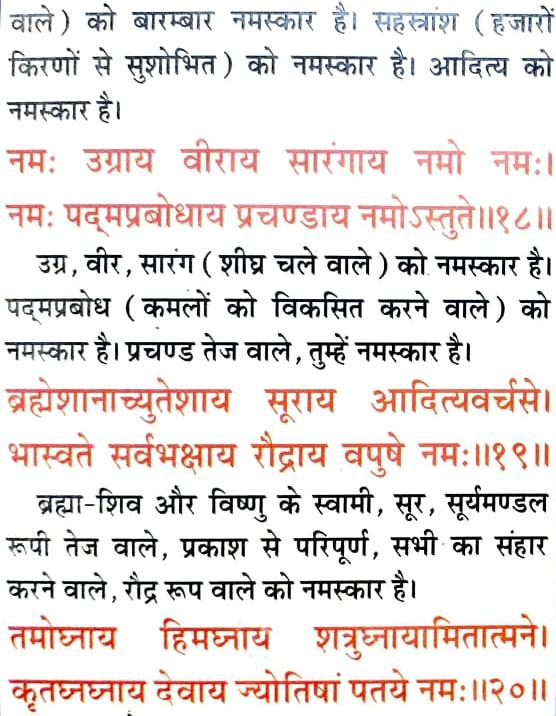
#> input picture demo.jpeg, 556 x 716 px
$ python model.py
#> lines starting #> are read from the running program, lines starting #| are printed output that depends on the picture; after the words box and inside, x2 and y2 are one past the last pixel; in counts of white or black regions, pixels touching at a corner belong together
import cv2
import numpy as np
from matplotlib import pyplot as plt
from skimage.morphology import skeletonize

def function():
    image = cv2.imread('./demo.jpeg')
#> image is the input picture: shape (716, 556, 3); mean B, G, R 222.1, 224, 231.6
    # We use cvtColor, to convert to grayscale
    gray_image = cv2.cvtColor(image, cv2.COLOR_BGR2GRAY)

    cv2.imshow('Grayscale', gray_image)
    cv2.waitKey(0)

    # window shown waits for any key pressing event
    cv2.destroyAllWindows()
    preprocess(gray_image)
#> in preprocess, `blur = cv2.GaussianBlur(img,(5,5),0)`:
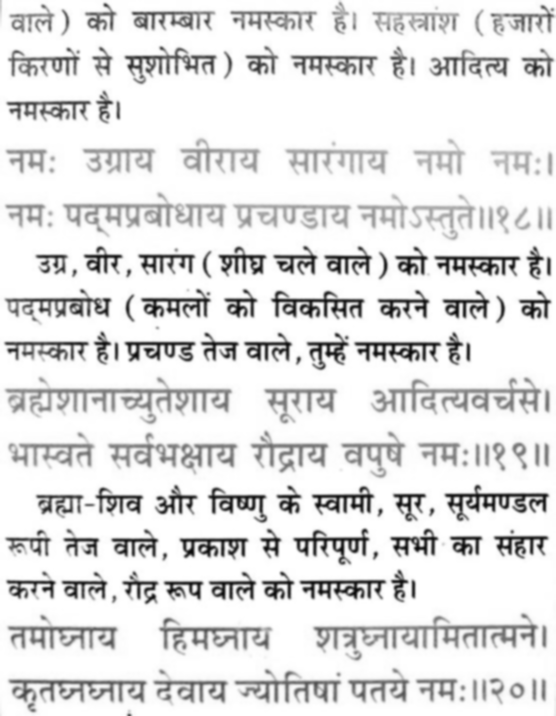
#> blur: shape (716, 556); min 9, max 255, mean 226.1
#> in preprocess, `ret,th_img = cv2.threshold(blur,0,255,cv2.THRESH_BINARY_INV+cv2.THRESH..`:
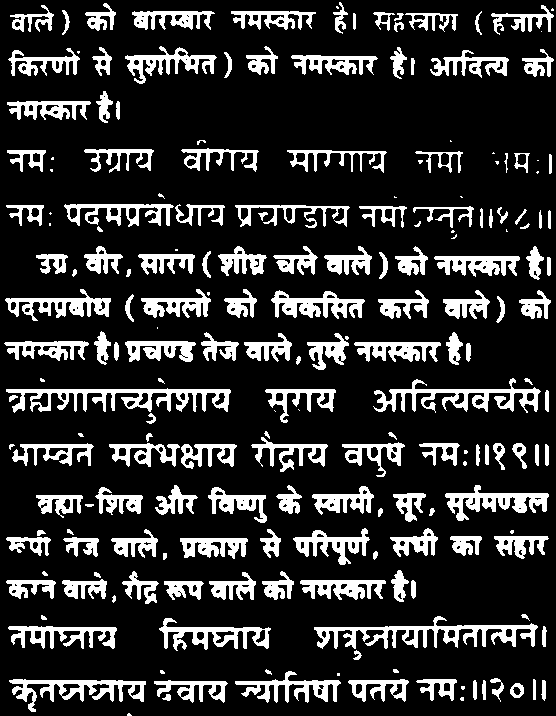
#> th_img: shape (716, 556); 18.4% white; 202 white regions (37 under 20 px), largest, box (x1, y1, x2, y2) and area: (314, 616, 538, 649) 2514, (6, 388, 231, 413) 2484, (373, 378, 541, 413) 2009
#> in preprocess, `ret,th_img = cv2.threshold(blur,0,255,cv2.THRESH_BINARY_INV+cv2.THRESH..`: ret = 189
#> (printed output is left out)

def preprocess(bgr_img):#gray image
    img = bgr_img[:]
    cv2.imshow('1', img)
    cv2.waitKey()

    blur = cv2.GaussianBlur(img,(5,5),0)
    cv2.imshow('blur', blur)
    cv2.waitKey(0)

    # thesholding and binarization
    ret,th_img = cv2.threshold(blur,0,255,cv2.THRESH_BINARY_INV+cv2.THRESH_OTSU) #converts black to white and inverse
    #print(ret)
    cv2.imshow('th_img', th_img)
    cv2.waitKey(0)

    # Noise reduction
    clean = cv2.fastNlMeansDenoising(th_img)
    print(clean)
    cv2.imshow('clean image', clean)
    cv2.waitKey(0)

    ####Line Segmentation
    histogram = line_segmentation(clean)
    index_line = indexing_line(clean,histogram)
    bound = addLineBoundingBox(clean,index_line)
    cv2.imshow('Bounding boxes', bound)
    cv2.waitKey(0)

    ### Cropping Lines
    size= clean.shape
    image = list(clean)
    final_lines=[]
    start=0
    for i in range(len(index_line)):
        temp=[]
        temp=image[start:index_line[i][0]]
        final_lines.append(np.uint8(temp))
        start= index_line[i][0]+1

    ### Word Segmentation
    histogram = word_segmentation(final_lines[0])
    index_word = indexing_word(histogram)
    bound = addWordBoundingBox(final_lines[0],index_word)
    cv2.imshow('Bounding boxes', bound)
    cv2.waitKey(0)

    print(final_lines[0])
    print(index_word)
    ###Character segmentation
    final_words = []
    for i in range(len(index_word)-1):
        start = index_word[i][1]
        end = index_word[i+1][0]
        final_words.append(np.uint8([x[start:end] for x in final_lines[0]]))

    character_segmentation(final_words[0])

# ploting histogram
def addLineBoundingBox(image,index):
    index = np.array(index)
    index = index.flatten()
    for i in index:
        for j in range(len(image[i])):
            image[i][j] = 255

    return image

def addWordBoundingBox(image,index):
    index = np.array(index)
    index = index.flatten()
    new_image = image.copy()
    for j in index:
        for i in range(len(image)):
            new_image[i][j] = 255
    return new_image


def plot_histogram(histogram,orientation):
    # this is for plotting purpose
    index = np.arange(len(histogram))
    if orientation == "horizontal":
        plt.barh(index, histogram)
    else:
        plt.bar(index,histogram)

    plt.xlabel('count', fontsize=5)
    plt.ylabel('row_count', fontsize=5)
    plt.title('Image Histogram')
    plt.show()

# segmenting lines
def line_segmentation(clean):
    size= clean.shape
    #print(size)
    histogram=[]
    for i in range(size[0]):
        count=0
        for j in range(size[1]):
            if(clean[i][j]!=0):
                count+=1
        histogram.append(count)

    plot_histogram(histogram,orientation="horizontal")
#> in plot_histogram, `plt.show()`:
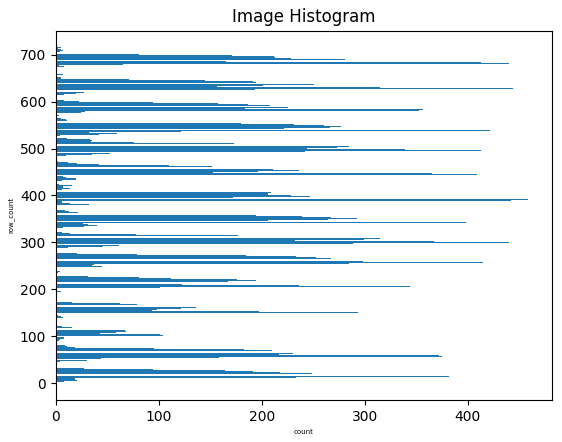
#> figure drawn by matplotlib, 1 panel
    return histogram

def word_segmentation(image):

    cv2.imshow('Line',image)
    cv2.waitKey(0)

    histogram=[]
    for i in range(image.shape[1]):
        count=0
        for j in range(len(image)):
           if(image[j][i]!=0):
               count+=1
        histogram.append(count)
    plot_histogram(histogram,orientation="vertical")
    return histogram

def character_segmentation(image):
    temp = np.uint8(image) / 255

    image = np.uint8(skeletonize(temp)) * 255
    cv2.imshow("Skeletonized",image)
    cv2.waitKey(0)

    indexToWhiten = []
    for j in range(image.shape[1]):
        count=0
        for i in range(image.shape[0]):
            if image[i][j] == 255:
                count+=1
        if count == 1:
            indexToWhiten.append(j)

    for j in indexToWhiten:
        for i in range(image.shape[0]):
            temp[i][j] = 255

    cv2.imshow("Character Segmentation",temp)
    cv2.waitKey(0)

def indexing_line(clean,histogram):
    print(histogram)
    size= clean.shape
    lines = 1
    temp=0
    i=0
    index=[]
    while(i<size[0]):
        if(histogram[i]==0):
            temp=i
            count=0
            while(histogram[i]==0):
                count+=1
                i+=1
            if(count>=5):
                t=[]
                t.append(temp)
                t.append(temp+count)
                index.append(t)
                lines+=1
        else:
            i+=1
    return index

def indexing_word(histogram):
    spaces = []
    i=0
    while(i<len(histogram)):
        count = 0
        if histogram[i] == 0:
            start = i
            while histogram[i] == 0:
                count+=1
                i+=1
                if i == len(histogram):
                    break

            if count >= 5:
                spaces.append([start,i-1])
        i+=1
    return spaces

function()
#> in preprocess, `histogram = line_segmentation(clean)`: histogram = 716 values, max 459 at index 391, min 0 at index 0, mean 102.3
#> (printed output is left out)
#> after the loop in indexing_line, `while(i<size[0]):`: i = 716; index = [[35, 46], [84, 91], [123, 140], [174, 193], [199, 204], [239, 246], [280, 289], [370, 378], [424, 431], [477, 485], [523, 528], [565, 570], [604, 614], [660, 669]]; lines = 15
#> in preprocess, `index_line = indexing_line(clean,histogram)`: index_line has the same summary as index in indexing_line
#> in addLineBoundingBox, `index = np.array(index)`: index = 14 rows, first 8: [35, 46], [84, 91], [123, 140], [174, 193], [199, 204], [239, 246], [280, 289], [370, 378]
#> in addLineBoundingBox, `index = index.flatten()`: index = 28 values from 35 to 669
#> the loop in addLineBoundingBox, `for i in index:` made 28 passes
#> i on passes 1 to 12: 35, 46, 84, 91, 123, 140, 174, 193, 199, 204, 239, 246
#> after the loop in addLineBoundingBox, `for i in index:`:
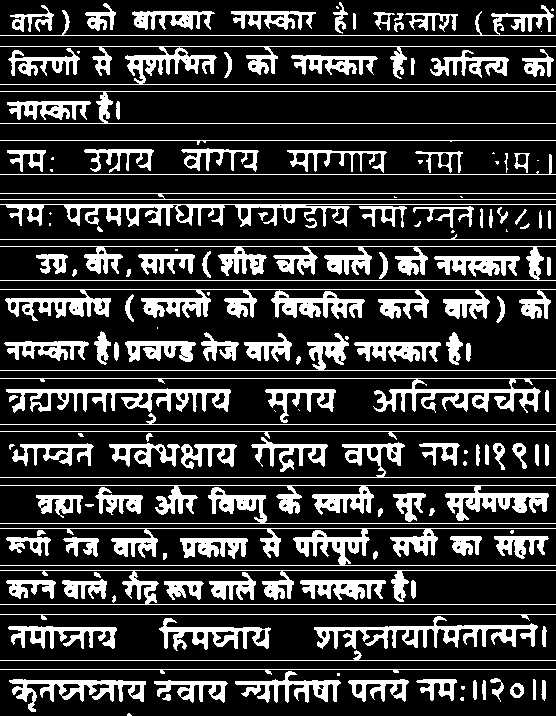
#> image: shape (716, 556); 22.3% white; 164 white regions (31 under 20 px), largest, box (x1, y1, x2, y2) and area: (0, 289, 556, 321) 6415, (0, 246, 556, 281) 4388, (0, 485, 556, 521) 3858
#> in preprocess, `image = list(clean)`: image = 716 items
#> the loop in preprocess, `for i in range(len(index_line)):` made 14 passes
#> start on passes 1 to 12: 36, 85, 124, 175, 200, 240, 281, 371, 425, 478, 524, 566
#> after the loop in preprocess, `for i in range(len(index_line)):`: final_lines = 14 items
#> call 2 of plot_histogram, with orientation = 'vertical'
#> in plot_histogram (call 2), `index = np.arange(len(histogram))`: index = 556 values from 0 to 555
#> in plot_histogram (call 2), `plt.show()`:
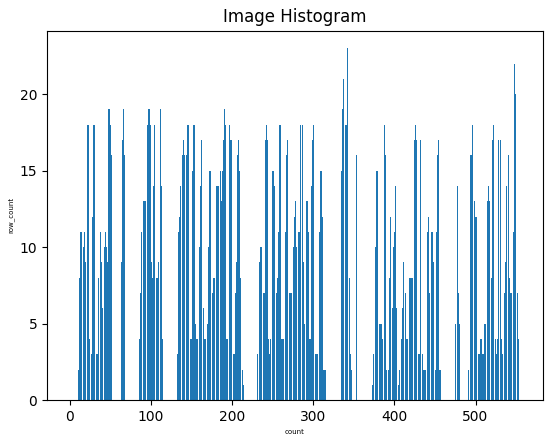
#> figure drawn by matplotlib, 1 panel; tallest bar 23 high, from x = 341.6 to 342.4
#> in preprocess, `histogram = word_segmentation(final_lines[0])`: histogram = 556 values, max 23 at index 342, min 0 at index 0, mean 7.65
#> the loop in indexing_word, `while(i<len(histogram)):` made 424 passes
#> (start, i) on passes 1, 45, 53: (0, 11), (54, 63), (70, 86)
#> start on passes 84, 167, 252, 267, 270, 301: 116, 215, 316, 348, 356, 404
#> after the loop in indexing_word, `while(i<len(histogram)):`: i = 557; spaces = [[0, 9], [54, 61], [70, 84], [116, 131], [215, 230], [316, 332], [348, 352], [356, 372], [458, 474], [482, 490]]
#> in preprocess, `index_word = indexing_word(histogram)`: index_word has the same summary as spaces in indexing_word
#> in addWordBoundingBox, `index = np.array(index)`: index has the same summary as spaces in indexing_word
#> in addWordBoundingBox, `index = index.flatten()`: index = 20 values from 0 to 490
#> the loop in addWordBoundingBox, `for j in index:` made 20 passes
#> j on passes 2 to 13: 9, 54, 61, 70, 84, 116, 131, 215, 230, 316, 332, 348
#> after the loop in addWordBoundingBox, `for j in index:`:
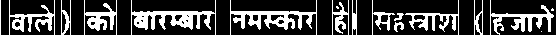
#> new_image: shape (35, 556); 25.5% white; 17 white regions (3 under 20 px), largest, box (x1, y1, x2, y2) and area: (131, 0, 216, 35) 974, (230, 0, 317, 35) 907, (490, 0, 554, 35) 645
#> (printed output is left out)
#| [[0, 9], [54, 61], [70, 84], [116, 131], [215, 230], [316, 332], [348, 352], [356, 372], [458, 474], [482, 490]]
#> the loop in preprocess, `for i in range(len(index_word)-1):` made 9 passes
#> (start, end) on passes 1 to 9: (9, 54), (61, 70), (84, 116), (131, 215), (230, 316), (332, 348), (352, 356), (372, 458), (474, 482)
#> after the loop in preprocess, `for i in range(len(index_word)-1):`: final_words = 9 items
#> in character_segmentation, `temp = np.uint8(image) / 255`: temp: shape (35, 45) float64; values 0 (black) and 1 (white), 27.7% white; 1 white region, box (x1, y1, x2, y2) and area: (1, 5, 45, 32) 437
#> in character_segmentation, `image = np.uint8(skeletonize(temp)) * 255`: image: shape (35, 45); 8.6% white in thin lines or dots, all inside (x1, y1, x2, y2) = (1, 5, 44, 31)
#> in character_segmentation, `cv2.imshow("Character Segmentation",temp)`:
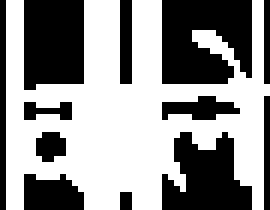
#> window 'Character Segmentation': shape (35, 45) (shown 6 times larger); 57% white; 12 black regions (4 under 20 px), largest, box (x1, y1, x2, y2) and area: (27, 0, 42, 14) 181, (4, 0, 14, 15) 142, (27, 22, 42, 35) 133
